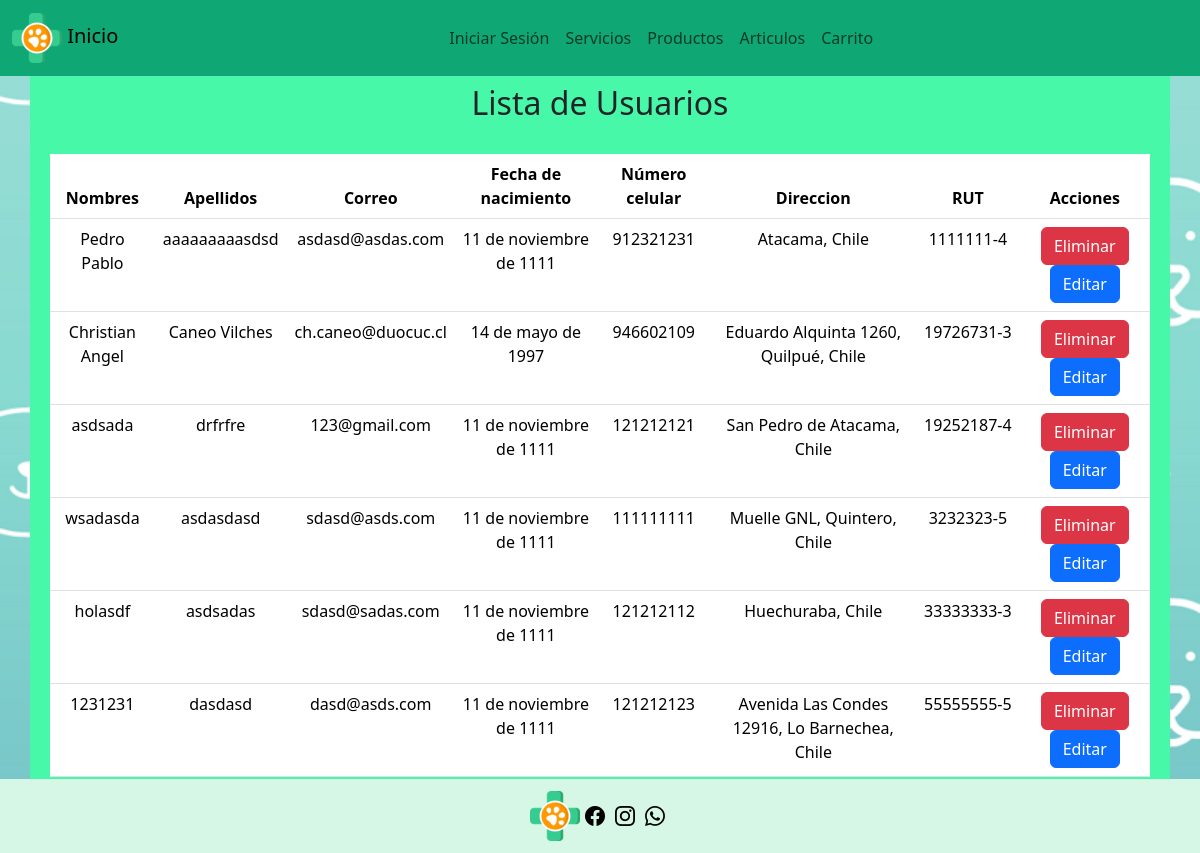
/crud/, run on an earlier commit of the app's database.
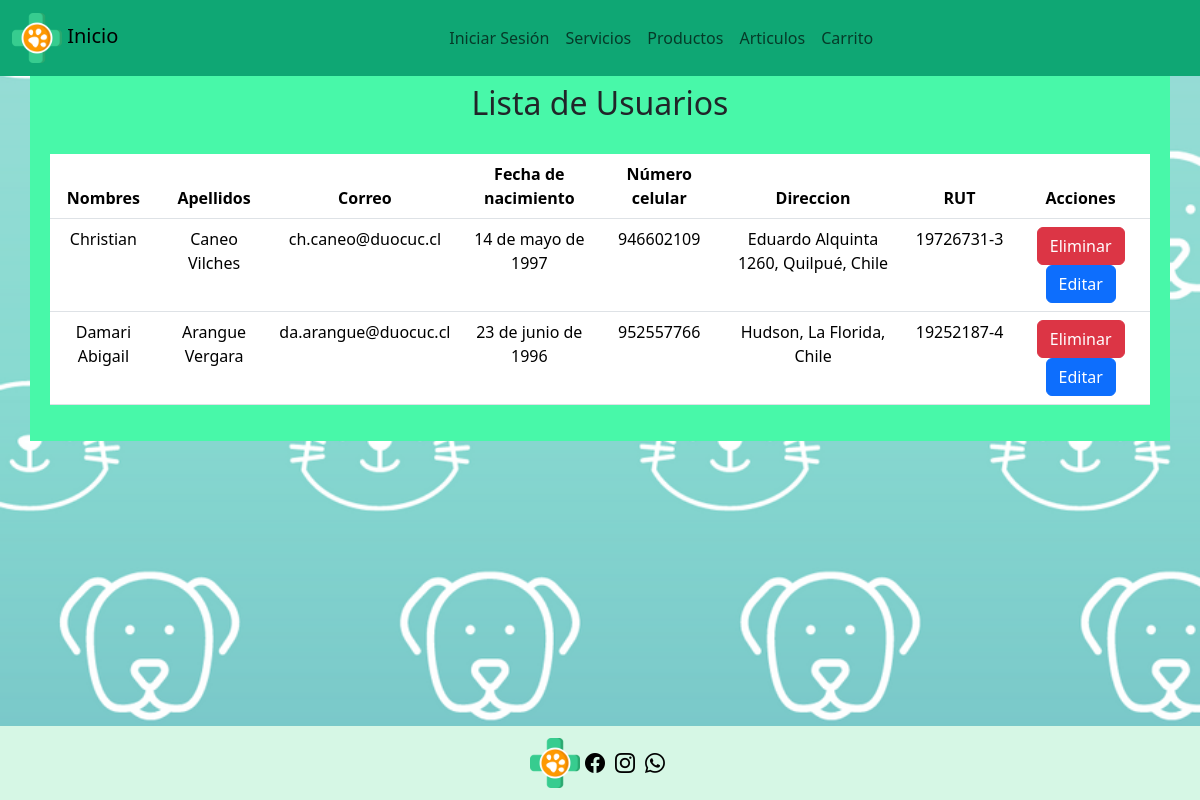
And on a later commit of the database.
### veterinaria/models.py (models this page shows, shortened)
class Usuario(models.Model):
    rut = models.CharField(max_length=8, primary_key=True)
    dv = models.CharField(max_length=1)
    nombre = models.CharField(max_length=100)
    apellido = models.CharField(max_length=100)
    correo = models.EmailField(max_length=100)
    nacimiento = models.DateField()
    celular = models.CharField(max_length=15)
    direccion = models.CharField(max_length=255)
    password = models.CharField(max_length=100)

### veterinaria/views.py (the view)
# urls.py: path('crud/', views.crud, name='crud'),
def crud(request):
    usuarios = Usuario.objects.all()
    context = {"usuarios": usuarios}
    return render(request, 'veterinaria/crud.html', context)

### veterinaria/templates/veterinaria/crud.html (shortened to what this page needs)
{% extends 'veterinaria/base.html' %}
{% block content %}
<div class="container">
    <br>
    <h2>Lista de Usuarios</h2>
    <br>
    <table class="table">
        {% if usuarios %}
        <thead>
            <tr>
                <th>Nombres</th>
                <th>Apellidos</th>
                <th>Correo</th>
                <th>Fecha de nacimiento</th>
                <th>Número celular</th>
                <th>Direccion</th>
                <th>RUT</th>
                <th>Acciones</th>
            </tr>
        </thead>
        <tbody>
            {% for usuario in usuarios %}
            <tr>
                <td>{{ usuario.nombre }}</td>
                <td>{{ usuario.apellido }}</td>
                <td>{{ usuario.correo }}</td>
                <td>{{ usuario.nacimiento }}</td>
                <td>{{ usuario.celular }}</td>
                <td>{{ usuario.direccion }}</td>
                <td>{{ usuario.rut }}-{{ usuario.dv }}</td>
                <td>
                    <a href="{% url 'eliminar_usuario' pk=usuario.rut %}" class="btn btn-danger">Eliminar</a>
                    <a href="{% url 'usuarios_findEdit' pk=usuario.rut %}" class="btn btn-primary">Editar</a>
                </td>
            </tr>
            {% endfor %}
        </tbody>
        {% else %}
        <p>No hay usuarios disponibles.</p>
        {% endif %}
    </table>
</div>
{% endblock %}

What changed in the data, as far as the page shows it:
removed Usuario: nombre "Pedro Pablo", apellido "aaaaaaaaasdsd", correo "asdasd@asdas.com", nacimiento "11 de noviembre de 1111", celular "912321231", direccion "Atacama, Chile", rut "1111111", dv "4"
removed Usuario: nombre "wsadasda", apellido "asdasdasd", correo "sdasd@asds.com", nacimiento "11 de noviembre de 1111", celular "111111111", direccion "Muelle GNL, Quintero, Chile", rut "3232323", dv "5"
removed Usuario: nombre "holasdf", apellido "asdsadas", correo "sdasd@sadas.com", nacimiento "11 de noviembre de 1111", celular "121212112", direccion "Huechuraba, Chile", rut "33333333", dv "3"
removed Usuario: nombre "1231231", apellido "dasdasd", correo "dasd@asds.com", nacimiento "11 de noviembre de 1111", celular "121212123", direccion "Avenida Las Condes 12916, Lo Barnechea, Chile", rut "55555555", dv "5"
changed Usuario "Caneo Vilches": nombre "Christian Angel" → "Christian"
changed Usuario id 19252187: nombre "asdsada" → "Damari Abigail"; apellido "drfrfre" → "Arangue Vergara"; correo "123@gmail.com" → "da.arangue@duocuc.cl"; nacimiento "11 de noviembre de 1111" → "23 de junio de 1996"; celular "121212121" → "952557766"; direccion "San Pedro de Atacama, Chile" → "Hudson, La Florida, Chile"
